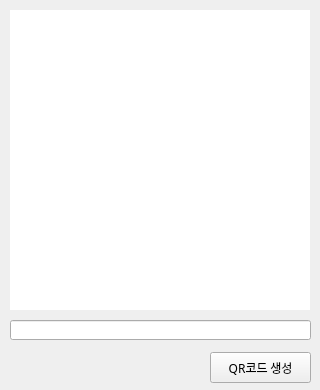
<?xml version="1.0" encoding="UTF-8"?>
<ui version="4.0">
 <class>Form</class>
 <widget class="QWidget" name="Form">
  <property name="geometry">
   <rect>
    <x>0</x>
    <y>0</y>
    <width>320</width>
    <height>390</height>
   </rect>
  </property>
  <property name="maximumSize">
   <size>
    <width>320</width>
    <height>390</height>
   </size>
  </property>
  <property name="font">
   <font>
    <family>맑은 고딕</family>
   </font>
  </property>
  <property name="windowTitle">
   <string>QR코드 생성기</string>
  </property>
  <widget class="QLabel" name="lblQrCode">
   <property name="geometry">
    <rect>
     <x>10</x>
     <y>10</y>
     <width>300</width>
     <height>300</height>
    </rect>
   </property>
   <property name="styleSheet">
    <string notr="true">background-color: white;</string>
   </property>
   <property name="text">
    <string/>
   </property>
  </widget>
  <widget class="QLineEdit" name="txtQrData">
   <property name="geometry">
    <rect>
     <x>10</x>
     <y>320</y>
     <width>301</width>
     <height>20</height>
    </rect>
   </property>
  </widget>
  <widget class="QPushButton" name="btnGenerate">
   <property name="geometry">
    <rect>
     <x>210</x>
     <y>352</y>
     <width>101</width>
     <height>31</height>
    </rect>
   </property>
   <property name="text">
    <string>QR코드 생성</string>
   </property>
  </widget>
 </widget>
 <resources/>
 <connections/>
</ui>
